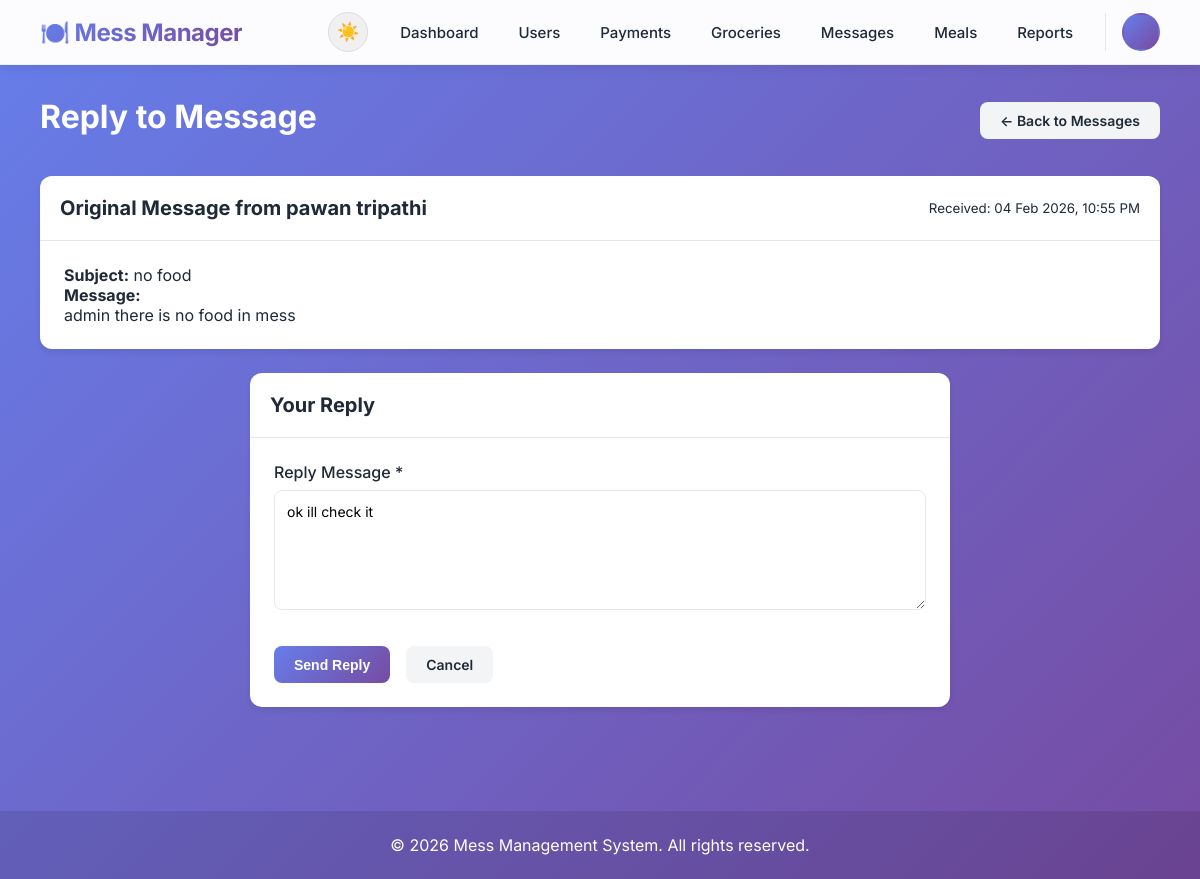
/manage/messages/4/reply/ (signed in), run on the app's committed database.
### core/models.py (models this page shows, shortened)
class Message(models.Model):
    STATUS_CHOICES = (
        ('pending', 'Pending'),
        ('resolved', 'Resolved'),
    )
    MESSAGE_TYPE_CHOICES = (
        ('user', 'User Message'),
        ('system', 'System/Reminder'),
    )
    user = models.ForeignKey(User, on_delete=models.CASCADE, related_name='messages')
    subject = models.CharField(max_length=200)
    message = models.TextField()
    message_type = models.CharField(max_length=10, choices=MESSAGE_TYPE_CHOICES, default='user', help_text="Type of message")
    status = models.CharField(max_length=10, choices=STATUS_CHOICES, default='pending')
    created_at = models.DateTimeField(auto_now_add=True)
    resolved_at = models.DateTimeField(blank=True, null=True)
    admin_reply = models.TextField(blank=True, null=True, help_text="Admin's response to this message")
    replied_at = models.DateTimeField(blank=True, null=True)
    user_reply = models.TextField(blank=True, null=True, help_text="User's response to admin reply")
    user_replied_at = models.DateTimeField(blank=True, null=True)
    class Meta:
        verbose_name = 'Message'
        verbose_name_plural = 'Messages'
        ordering = ['-created_at']

### core/views.py (the view)
# urls.py: path('manage/messages/<int:message_id>/reply/', views.message_reply, name='message_reply'),
@admin_required
def message_reply(request, message_id):
    message = get_object_or_404(Message, id=message_id)
    if request.method == 'POST':
        form = AdminReplyForm(request.POST, instance=message)
        if form.is_valid():
            message = form.save(commit=False)
            message.replied_at = timezone.now()
            message.save()
            messages.success(request, f'Reply sent to {message.user.get_full_name()}')
            return redirect('admin_messages')
    else:
        form = AdminReplyForm(instance=message)
    context = {
        'form': form,
        'message': message,
    }
    return render(request, 'admin/message_reply.html', context)

### core/forms.py
class AdminReplyForm(forms.ModelForm):
    class Meta:
        model = Message
        fields = ['admin_reply']
        widgets = {
            'admin_reply': forms.Textarea(attrs={'rows': 4, 'placeholder': 'Type your reply here...'}),
        }
        labels = {
            'admin_reply': 'Reply to User'
        }

### templates/admin/message_reply.html (shortened to what this page needs)
{% extends 'base.html' %}
{% block content %}
<div class="page-header">
    <h1>Reply to Message</h1>
    <a href="{% url 'admin_messages' %}" class="btn btn-secondary">← Back to Messages</a>
</div>
<div class="card">
    <div class="card-header">
        <h2>Original Message from {{ message.user.get_full_name }}</h2>
        <small class="text-muted">Received: {{ message.created_at|date:"d M Y, h:i A" }}</small>
    </div>
    <div class="card-body">
        <div class="message-details">
            <p><strong>Subject:</strong> {{ message.subject }}</p>
            <p><strong>Message:</strong></p>
            <div class="message-text">{{ message.message }}</div>
        </div>
    </div>
</div>
<div class="form-container">
    <div class="card">
        <div class="card-header">
            <h2>Your Reply</h2>
        </div>
        <div class="card-body">
            <form method="post" class="form">
                <div class="form-group">
                    <label for="id_admin_reply">Reply Message *</label>
                    {{ form.admin_reply }}
                </div>
                <div class="form-actions">
                    <button type="submit" class="btn btn-primary">Send Reply</button>
                    <a href="{% url 'admin_messages' %}" class="btn btn-secondary">Cancel</a>
                </div>
            </form>
        </div>
    </div>
</div>
{% endblock %}

### static/css/style.css (style rules this page uses)
* { margin: 0; padding: 0; box-sizing: border-box; }
:root { --primary: #667eea; --primary-dark: #5568d3; --secondary: #764ba2; --success: #10b981; --warning: #f59e0b; --danger: #ef4444; --dark: #1f2937; --light: #f3f4f6; --white: #ffffff; --gray: #6b7280; --border: #e5e7eb; }
body { font-family: 'Inter', -apple-system, BlinkMacSystemFont, 'Segoe UI', sans-serif; background: linear-gradient(135deg, #667eea 0%, #764ba2 100%); min-height: 100vh; color: var(--dark); }
.btn { padding: 0.625rem 1.25rem; border: none; border-radius: 8px; font-weight: 600; cursor: pointer; transition: all 0.3s; text-decoration: none; display: inline-block; font-size: 0.875rem; }
.btn-primary { background: linear-gradient(135deg, var(--primary), var(--secondary)); color: var(--white); }
.btn-secondary { background: var(--light); color: var(--dark); }
.card { background: var(--white); border-radius: 12px; box-shadow: 0 4px 6px rgba(0, 0, 0, 0.07); margin-bottom: 1.5rem; overflow: hidden; }
.card-header { padding: 1.25rem; border-bottom: 1px solid var(--border); display: flex; justify-content: space-between; align-items: center; }
.card-header h2 { font-size: 1.25rem; color: var(--dark); }
.card-body { padding: 1.5rem; }
.form-container { max-width: 700px; margin: 0 auto; }
.form { display: flex; flex-direction: column; gap: 1.25rem; }
.form-group { display: flex; flex-direction: column; gap: 0.5rem; }
.form-group label { font-weight: 500; color: var(--dark); }
.form-control, input[type="text"], input[type="email"], input[type="password"], input[type="number"], input[type="date"], input[type="datetime-local"], input[type="file"], select, textarea { padding: 0.75rem; border: 1px solid var(--border); border-radius: 8px; font-family: inherit; font-size: 0.875rem; transition: border-color 0.3s; }
textarea { resize: vertical; min-height: 120px; }
.form-actions { display: flex; gap: 1rem; margin-top: 1rem; }
.dashboard-header, .page-header { margin-bottom: 2rem; }
.dashboard-header h1, .page-header h1 { color: var(--white); font-size: 2rem; margin-bottom: 0.5rem; }
.page-header { display: flex; justify-content: space-between; align-items: center; }

### static/css/dark-mode.css (style rules this page uses)
body, .card, .btn, input, select, textarea, table, nav { transition: background-color 0.3s ease, color 0.3s ease, border-color 0.3s ease; }

### data on the page
Message: user.get_full_name "pawan tripathi", created_at "04 Feb 2026, 10:55 PM", subject "no food", message "admin there is no food in mess", admin_reply "ok ill check it"
